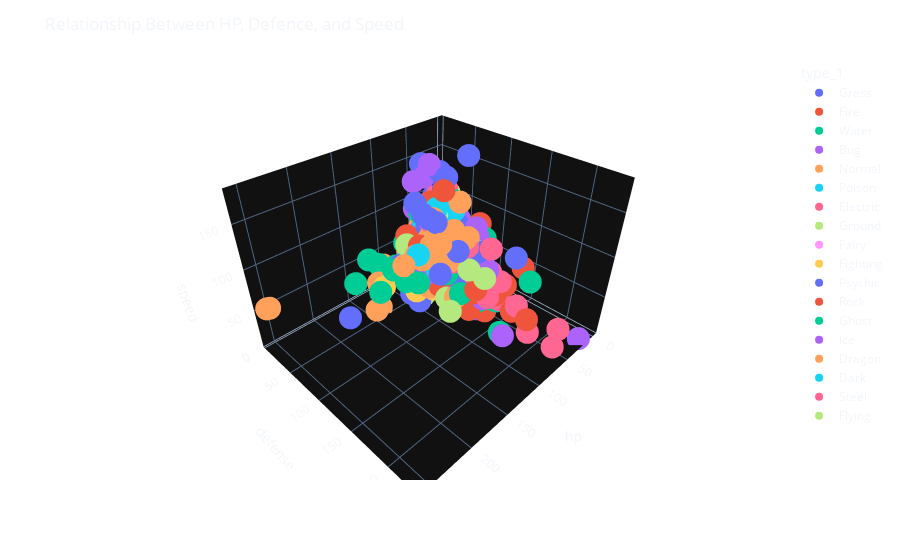

Source (notebook cell):
### Markdown cell above
What about 3D plots?!

### Code cell
fig = px.scatter_3d(df, x='hp', y='defense', z='speed',
                    color='type_1')

fig.update_layout(
    template='plotly_dark',
    title='Relationship Between HP, Defence, and Speed',
    paper_bgcolor='rgba(0, 0, 0, 0)',
    plot_bgcolor='rgba(0, 0, 0, 0)'
)
fig.show()

### Figure 1 — Plotly figure (JSON) as saved in the notebook; plotly's stock layout.template omitted (floating-point values rounded to 4 significant figures)
{"data": [{"hovertemplate": "type_1=Grass<br>hp=%{x}<br>defense=%{y}<br>speed=%{z}<extra></extra>", "legendgroup": "Grass", "marker": {"color": "#636efa", "symbol": "circle"}, "mode": "markers", "name": "Grass", "scene": "scene", "showlegend": true, "type": "scatter3d", "x": [45, 60, 80, 80, 45, 60, 75, 50, 65, 80, 60, 95, 65, 45, 60, 80, 75, 35, 55, 75, 30, 75, 40, 50, 70, 70, 40, 70, 90, 60, 60, 50, 50, 70, 99, 55, 75, 95, 40, 60, 45, 70, 74, 60, 90, 90, 100, 65, 100, 100, 45, 60, 75, 50, 75, 40, 60, 45, 70, 75, 69, 114, 44, 74, 91, 56, 61, 88, 66, 123], "y": [49, 63, 83, 123, 55, 70, 85, 35, 50, 65, 80, 85, 115, 65, 80, 100, 95, 40, 50, 70, 30, 55, 35, 45, 65, 75, 50, 40, 60, 60, 80, 45, 40, 60, 83, 64, 85, 105, 35, 65, 45, 70, 72, 50, 75, 105, 125, 130, 100, 75, 55, 75, 95, 48, 63, 60, 85, 50, 75, 67, 45, 70, 91, 131, 72, 65, 95, 122, 48, 62], "z": [45, 60, 80, 80, 30, 40, 50, 40, 55, 70, 40, 55, 60, 45, 60, 80, 50, 50, 80, 110, 30, 30, 70, 95, 120, 145, 30, 60, 80, 35, 70, 65, 35, 55, 51, 31, 36, 56, 55, 90, 35, 85, 46, 40, 60, 30, 50, 95, 100, 127, 63, 83, 113, 64, 101, 66, 116, 30, 90, 60, 15, 30, 10, 20, 108, 38, 57, 64, 52, 68]}, {"hovertemplate": "type_1=Fire<br>hp=%{x}<br>defense=%{y}<br>speed=%{z}<extra></extra>", "legendgroup": "Fire", "marker": {"color": "#EF553B", "symbol": "circle"}, "mode": "markers", "name": "Fire", "scene": "scene", "showlegend": true, "type": "scatter3d", "x": [39, 58, 78, 78, 78, 38, 73, 55, 90, 50, 65, 65, 65, 90, 39, 58, 78, 40, 50, 45, 115, 106, 45, 60, 80, 80, 60, 70, 70, 70, 44, 64, 76, 75, 91, 65, 90, 110, 50, 75, 70, 105, 105, 85, 40, 59, 75, 62, 78, 62, 86, 80], "y": [43, 58, 78, 111, 78, 40, 75, 45, 80, 55, 70, 57, 60, 90, 43, 58, 78, 40, 120, 37, 85, 90, 40, 60, 70, 80, 40, 70, 100, 140, 44, 52, 71, 67, 106, 45, 55, 65, 48, 63, 45, 55, 105, 66, 40, 58, 72, 55, 71, 58, 72, 120], "z": [65, 80, 100, 100, 100, 65, 100, 60, 95, 90, 105, 93, 65, 90, 65, 80, 100, 20, 30, 83, 100, 90, 45, 55, 80, 100, 35, 40, 20, 20, 61, 81, 108, 83, 77, 45, 55, 65, 64, 101, 50, 95, 55, 65, 60, 73, 104, 84, 126, 72, 106, 70]}, {"hovertemplate": "type_1=Water<br>hp=%{x}<br>defense=%{y}<br>speed=%{z}<extra></extra>", "legendgroup": "Water", "marker": {"color": "#00cc96", "symbol": "circle"}, "mode": "markers", "name": "Water", "scene": "scene", "showlegend": true, "type": "scatter3d", "x": [44, 59, 79, 79, 50, 80, 40, 65, 90, 40, 80, 90, 95, 95, 65, 90, 30, 50, 30, 55, 30, 55, 45, 80, 30, 60, 20, 95, 95, 130, 130, 50, 65, 85, 75, 125, 70, 100, 90, 55, 95, 95, 65, 55, 35, 75, 65, 75, 100, 50, 70, 100, 100, 40, 60, 80, 40, 60, 45, 70, 70, 130, 170, 50, 110, 43, 63, 20, 95, 35, 55, 55, 100, 43, 100, 100, 53, 64, 84, 55, 85, 76, 111, 49, 69, 45, 90, 80, 100, 55, 75, 95, 50, 75, 50, 75, 105, 70, 54, 74, 62, 75, 55, 100, 165, 91, 91, 41, 54, 72, 50, 71], "y": [65, 80, 100, 120, 48, 78, 40, 65, 95, 35, 65, 65, 110, 180, 55, 80, 100, 180, 90, 115, 70, 95, 60, 65, 55, 85, 55, 79, 109, 80, 60, 64, 80, 100, 38, 58, 50, 80, 75, 45, 85, 80, 75, 85, 35, 75, 70, 95, 115, 50, 70, 90, 110, 30, 50, 70, 30, 100, 20, 40, 70, 35, 45, 43, 73, 65, 85, 20, 79, 85, 105, 105, 130, 55, 90, 90, 53, 68, 88, 35, 55, 48, 68, 56, 76, 50, 100, 80, 100, 45, 60, 85, 48, 63, 40, 55, 75, 65, 103, 133, 50, 63, 50, 70, 80, 90, 90, 40, 52, 67, 62, 88], "z": [43, 58, 78, 78, 55, 85, 90, 90, 70, 70, 100, 15, 30, 30, 45, 70, 40, 70, 50, 75, 60, 85, 63, 68, 85, 115, 80, 81, 81, 60, 65, 43, 58, 78, 67, 67, 40, 50, 70, 15, 35, 30, 85, 35, 65, 45, 70, 85, 85, 40, 50, 60, 70, 30, 50, 70, 85, 65, 65, 95, 105, 60, 60, 60, 60, 35, 55, 80, 81, 32, 52, 52, 55, 97, 90, 90, 40, 50, 60, 85, 115, 34, 39, 66, 91, 50, 100, 80, 100, 45, 60, 70, 64, 101, 64, 69, 74, 98, 22, 32, 55, 98, 40, 60, 65, 108, 108, 71, 97, 122, 44, 59]}, {"hovertemplate": "type_1=Bug<br>hp=%{x}<br>defense=%{y}<br>speed=%{z}<extra></extra>", "legendgroup": "Bug", "marker": {"color": "#ab63fa", "symbol": "circle"}, "mode": "markers", "name": "Bug", "scene": "scene", "showlegend": true, "type": "scatter3d", "x": [45, 50, 60, 40, 45, 65, 65, 35, 60, 60, 70, 70, 65, 65, 40, 55, 40, 70, 65, 50, 75, 70, 70, 20, 80, 80, 45, 50, 60, 50, 60, 40, 70, 31, 61, 1, 65, 65, 37, 77, 40, 60, 60, 60, 70, 30, 70, 86, 45, 55, 75, 30, 40, 60, 50, 70, 50, 70, 50, 70, 50, 80, 58, 55, 85, 71, 38, 45, 80], "y": [35, 55, 50, 30, 50, 40, 40, 55, 80, 50, 60, 80, 100, 120, 30, 50, 40, 70, 45, 90, 140, 100, 140, 230, 75, 115, 35, 55, 50, 55, 70, 32, 62, 90, 45, 45, 55, 55, 41, 51, 45, 85, 105, 95, 50, 42, 102, 86, 70, 90, 80, 59, 99, 89, 85, 125, 45, 105, 50, 60, 85, 40, 112, 55, 65, 95, 40, 60, 50], "z": [45, 30, 70, 50, 35, 75, 145, 25, 30, 45, 90, 105, 85, 105, 55, 85, 30, 40, 95, 15, 40, 65, 75, 5, 85, 75, 20, 15, 65, 15, 65, 65, 60, 40, 160, 40, 85, 85, 25, 65, 36, 36, 36, 36, 66, 70, 40, 95, 42, 42, 92, 57, 47, 112, 55, 45, 60, 20, 65, 108, 25, 145, 109, 60, 100, 99, 35, 29, 89]}, {"hovertemplate": "type_1=Normal<br>hp=%{x}<br>defense=%{y}<br>speed=%{z}<extra></extra>", "legendgroup": "Normal", "marker": {"color": "#FFA15A", "symbol": "circle"}, "mode": "markers", "name": "Normal", "scene": "scene", "showlegend": true, "type": "scatter3d", "x": [40, 63, 83, 83, 30, 55, 40, 65, 115, 140, 40, 65, 52, 35, 60, 90, 250, 105, 105, 75, 48, 55, 65, 160, 35, 85, 60, 100, 90, 55, 70, 100, 60, 90, 85, 73, 55, 95, 255, 38, 78, 40, 60, 60, 80, 150, 64, 84, 104, 50, 50, 70, 60, 45, 73, 70, 60, 40, 55, 85, 59, 79, 75, 55, 65, 65, 49, 71, 100, 76, 135, 110, 85, 110, 120, 45, 60, 45, 65, 85, 50, 62, 80, 103, 103, 55, 75, 60, 80, 95, 70, 100, 100, 100, 38, 85, 45, 75], "y": [40, 55, 75, 80, 35, 60, 30, 65, 20, 45, 35, 60, 55, 45, 70, 75, 5, 80, 100, 95, 48, 50, 70, 65, 34, 64, 30, 50, 15, 55, 65, 70, 50, 75, 90, 62, 35, 105, 10, 41, 61, 30, 60, 60, 80, 100, 23, 43, 63, 40, 45, 65, 60, 60, 60, 70, 70, 30, 50, 70, 40, 60, 66, 44, 84, 94, 42, 64, 5, 45, 40, 95, 70, 110, 120, 39, 69, 45, 65, 90, 50, 62, 80, 86, 126, 40, 60, 50, 70, 95, 50, 75, 77, 90, 38, 77, 43, 60], "z": [56, 71, 101, 121, 72, 97, 70, 100, 20, 45, 90, 115, 60, 75, 100, 30, 50, 90, 100, 110, 48, 55, 40, 30, 20, 90, 50, 70, 15, 85, 85, 45, 40, 55, 60, 85, 75, 100, 55, 60, 100, 85, 125, 30, 90, 100, 28, 48, 68, 20, 50, 70, 60, 50, 90, 70, 40, 60, 80, 100, 31, 71, 115, 85, 105, 135, 85, 112, 30, 91, 5, 50, 90, 100, 120, 42, 77, 55, 60, 80, 43, 65, 93, 50, 50, 75, 115, 75, 95, 55, 60, 80, 90, 128, 57, 78, 62, 102]}, {"hovertemplate": "type_1=Poison<br>hp=%{x}<br>defense=%{y}<br>speed=%{z}<extra></extra>", "legendgroup": "Poison", "marker": {"color": "#19d3f3", "symbol": "circle"}, "mode": "markers", "name": "Poison", "scene": "scene", "showlegend": true, "type": "scatter3d", "x": [35, 60, 55, 70, 90, 46, 61, 81, 40, 75, 80, 105, 40, 65, 85, 70, 100, 73, 63, 103, 40, 70, 48, 83, 50, 80, 50, 65], "y": [44, 69, 52, 67, 87, 40, 57, 77, 35, 70, 50, 75, 95, 120, 80, 53, 83, 60, 47, 67, 90, 110, 40, 65, 62, 82, 60, 90], "z": [55, 80, 41, 56, 76, 50, 65, 85, 55, 90, 25, 50, 35, 60, 130, 40, 55, 65, 74, 84, 65, 95, 50, 85, 65, 75, 30, 44]}, {"hovertemplate": "type_1=Electric<br>hp=%{x}<br>defense=%{y}<br>speed=%{z}<extra></extra>", "legendgroup": "Electric", "marker": {"color": "#FF6692", "symbol": "circle"}, "mode": "markers", "name": "Electric", "scene": "scene", "showlegend": true, "type": "scatter3d", "x": [35, 60, 25, 50, 40, 60, 65, 65, 90, 20, 55, 70, 90, 90, 45, 90, 40, 70, 70, 60, 60, 45, 60, 80, 60, 70, 75, 50, 50, 50, 50, 50, 50, 45, 75, 55, 35, 65, 85, 79, 79, 44, 62, 67], "y": [40, 55, 70, 95, 50, 70, 57, 60, 85, 15, 40, 55, 85, 105, 37, 75, 40, 60, 80, 40, 50, 34, 49, 79, 70, 115, 67, 77, 107, 107, 107, 107, 107, 32, 63, 60, 40, 70, 80, 70, 70, 33, 52, 57], "z": [90, 110, 45, 70, 100, 140, 105, 130, 100, 60, 35, 45, 55, 45, 95, 115, 65, 105, 135, 95, 95, 45, 60, 70, 95, 60, 95, 91, 86, 86, 86, 86, 86, 76, 116, 103, 60, 40, 50, 111, 101, 70, 109, 101]}, {"hovertemplate": "type_1=Ground<br>hp=%{x}<br>defense=%{y}<br>speed=%{z}<extra></extra>", "legendgroup": "Ground", "marker": {"color": "#B6E880", "symbol": "circle"}, "mode": "markers", "name": "Ground", "scene": "scene", "showlegend": true, "type": "scatter3d", "x": [50, 75, 10, 35, 50, 60, 80, 105, 65, 90, 90, 45, 50, 80, 40, 60, 100, 100, 68, 108, 115, 75, 60, 110, 50, 60, 95, 109, 59, 89, 89, 89], "y": [85, 110, 25, 50, 95, 110, 95, 120, 105, 60, 120, 45, 50, 80, 55, 105, 140, 160, 78, 118, 130, 125, 40, 60, 35, 45, 80, 84, 50, 80, 90, 90], "z": [40, 65, 95, 120, 35, 45, 25, 40, 85, 40, 50, 10, 70, 100, 55, 75, 90, 90, 32, 47, 40, 95, 68, 88, 65, 74, 92, 32, 35, 55, 101, 91]}, {"hovertemplate": "type_1=Fairy<br>hp=%{x}<br>defense=%{y}<br>speed=%{z}<extra></extra>", "legendgroup": "Fairy", "marker": {"color": "#FF97FF", "symbol": "circle"}, "mode": "markers", "name": "Fairy", "scene": "scene", "showlegend": true, "type": "scatter3d", "x": [70, 95, 50, 35, 55, 60, 90, 85, 44, 54, 78, 78, 101, 62, 82, 95, 126], "y": [48, 73, 28, 65, 85, 50, 75, 95, 39, 47, 68, 60, 72, 66, 86, 65, 95], "z": [35, 60, 15, 20, 40, 30, 45, 80, 42, 52, 75, 23, 29, 49, 72, 60, 99]}, {"hovertemplate": "type_1=Fighting<br>hp=%{x}<br>defense=%{y}<br>speed=%{z}<extra></extra>", "legendgroup": "Fighting", "marker": {"color": "#FECB52", "symbol": "circle"}, "mode": "markers", "name": "Fighting", "scene": "scene", "showlegend": true, "type": "scatter3d", "x": [40, 65, 70, 80, 90, 50, 50, 35, 50, 72, 144, 30, 60, 60, 40, 70, 70, 75, 85, 105, 120, 75, 45, 65, 67, 95, 78], "y": [35, 60, 50, 70, 80, 53, 79, 35, 95, 30, 60, 55, 75, 85, 40, 70, 88, 55, 85, 95, 85, 75, 50, 60, 62, 78, 75], "z": [70, 95, 35, 45, 55, 87, 76, 35, 70, 25, 50, 60, 80, 100, 60, 90, 112, 35, 40, 45, 45, 85, 65, 105, 43, 58, 118]}, {"hovertemplate": "type_1=Psychic<br>hp=%{x}<br>defense=%{y}<br>speed=%{z}<extra></extra>", "legendgroup": "Psychic", "marker": {"color": "#636efa", "symbol": "circle"}, "mode": "markers", "name": "Psychic", "scene": "scene", "showlegend": true, "type": "scatter3d", "x": [25, 40, 55, 55, 60, 85, 40, 106, 106, 106, 100, 40, 65, 65, 48, 190, 106, 100, 28, 38, 68, 68, 60, 80, 65, 95, 50, 50, 50, 50, 45, 20, 68, 68, 75, 80, 75, 120, 100, 76, 116, 55, 67, 72, 45, 60, 70, 45, 65, 110, 55, 75, 62, 74, 74, 80, 80], "y": [15, 30, 45, 65, 45, 70, 65, 90, 100, 70, 100, 45, 70, 60, 48, 58, 130, 100, 25, 35, 65, 65, 35, 65, 70, 48, 50, 20, 160, 90, 50, 45, 65, 95, 130, 105, 70, 120, 100, 45, 85, 43, 55, 80, 50, 70, 95, 40, 50, 75, 55, 75, 54, 76, 76, 60, 60], "z": [90, 105, 120, 150, 42, 67, 90, 130, 130, 140, 100, 70, 95, 110, 48, 33, 110, 100, 40, 50, 80, 100, 60, 80, 65, 23, 150, 150, 90, 180, 45, 60, 80, 110, 95, 80, 115, 85, 100, 24, 29, 72, 114, 97, 45, 55, 65, 20, 30, 30, 30, 40, 68, 104, 104, 70, 80]}, {"hovertemplate": "type_1=Rock<br>hp=%{x}<br>defense=%{y}<br>speed=%{z}<extra></extra>", "legendgroup": "Rock", "marker": {"color": "#EF553B", "symbol": "circle"}, "mode": "markers", "name": "Rock", "scene": "scene", "showlegend": true, "type": "scatter3d", "x": [40, 55, 80, 35, 35, 70, 30, 60, 80, 80, 70, 50, 70, 100, 100, 30, 70, 70, 66, 86, 45, 75, 80, 67, 97, 30, 60, 50, 60, 55, 70, 85, 55, 75, 91, 42, 72, 58, 82, 77, 123, 50, 50, 50], "y": [100, 115, 130, 160, 100, 125, 90, 105, 65, 85, 115, 50, 70, 110, 150, 135, 65, 85, 77, 97, 50, 100, 200, 40, 60, 118, 168, 95, 145, 85, 105, 130, 45, 65, 90, 67, 115, 77, 119, 50, 72, 150, 150, 110], "z": [20, 35, 45, 70, 35, 55, 55, 80, 130, 150, 30, 41, 51, 61, 71, 30, 70, 70, 23, 43, 75, 45, 50, 58, 58, 30, 30, 10, 40, 15, 20, 25, 70, 110, 108, 50, 68, 48, 71, 46, 58, 50, 50, 110]}, {"hovertemplate": "type_1=Ghost<br>hp=%{x}<br>defense=%{y}<br>speed=%{z}<extra></extra>", "legendgroup": "Ghost", "marker": {"color": "#00cc96", "symbol": "circle"}, "mode": "markers", "name": "Ghost", "scene": "scene", "showlegend": true, "type": "scatter3d", "x": [30, 45, 60, 60, 60, 44, 64, 64, 20, 40, 90, 150, 60, 50, 45, 150, 150, 38, 58, 50, 60, 60, 43, 85, 49, 44, 54, 59, 65, 55, 75, 85], "y": [30, 45, 60, 80, 60, 35, 65, 75, 90, 130, 34, 44, 60, 108, 135, 120, 100, 85, 145, 55, 60, 90, 48, 76, 70, 70, 70, 70, 122, 122, 122, 122], "z": [80, 95, 110, 130, 85, 45, 65, 75, 25, 25, 70, 80, 105, 35, 45, 90, 90, 30, 30, 20, 55, 80, 38, 56, 51, 56, 46, 41, 84, 99, 69, 54]}, {"hovertemplate": "type_1=Ice<br>hp=%{x}<br>defense=%{y}<br>speed=%{z}<extra></extra>", "legendgroup": "Ice", "marker": {"color": "#ab63fa", "symbol": "circle"}, "mode": "markers", "name": "Ice", "scene": "scene", "showlegend": true, "type": "scatter3d", "x": [65, 90, 50, 100, 45, 45, 50, 80, 80, 70, 90, 110, 80, 65, 110, 70, 36, 51, 71, 55, 95, 70, 55, 95], "y": [35, 100, 40, 80, 45, 15, 50, 80, 80, 50, 70, 90, 100, 110, 80, 70, 50, 65, 85, 40, 80, 30, 85, 184], "z": [95, 85, 50, 50, 75, 65, 50, 80, 100, 25, 45, 65, 50, 65, 80, 110, 44, 59, 79, 40, 50, 105, 28, 28]}, {"hovertemplate": "type_1=Dragon<br>hp=%{x}<br>defense=%{y}<br>speed=%{z}<extra></extra>", "legendgroup": "Dragon", "marker": {"color": "#FFA15A", "symbol": "circle"}, "mode": "markers", "name": "Dragon", "scene": "scene", "showlegend": true, "type": "scatter3d", "x": [41, 61, 91, 75, 75, 45, 65, 95, 95, 80, 80, 80, 80, 105, 105, 58, 68, 108, 108, 46, 66, 76, 77, 100, 100, 125, 125, 125, 45, 68, 90, 108], "y": [45, 65, 95, 90, 110, 60, 100, 80, 130, 90, 120, 80, 100, 90, 100, 45, 65, 95, 115, 60, 70, 90, 90, 100, 120, 90, 100, 90, 35, 53, 70, 121], "z": [50, 70, 80, 80, 80, 50, 50, 100, 120, 110, 110, 110, 110, 95, 115, 42, 82, 102, 92, 57, 67, 97, 48, 90, 90, 95, 95, 95, 40, 60, 80, 95]}, {"hovertemplate": "type_1=Dark<br>hp=%{x}<br>defense=%{y}<br>speed=%{z}<extra></extra>", "legendgroup": "Dark", "marker": {"color": "#19d3f3", "symbol": "circle"}, "mode": "markers", "name": "Dark", "scene": "scene", "showlegend": true, "type": "scatter3d", "x": [95, 60, 55, 45, 75, 75, 35, 70, 50, 50, 65, 65, 100, 70, 70, 41, 64, 50, 65, 40, 60, 45, 65, 70, 110, 52, 72, 92, 53, 86, 126], "y": [110, 42, 55, 30, 50, 90, 35, 70, 75, 125, 60, 60, 52, 65, 90, 37, 50, 70, 115, 40, 60, 70, 100, 75, 105, 50, 70, 90, 53, 88, 95], "z": [65, 91, 115, 65, 95, 115, 35, 70, 50, 20, 75, 115, 71, 125, 125, 66, 106, 48, 58, 65, 105, 60, 70, 60, 80, 38, 58, 98, 45, 73, 99]}, {"hovertemplate": "type_1=Steel<br>hp=%{x}<br>defense=%{y}<br>speed=%{z}<extra></extra>", "legendgroup": "Steel", "marker": {"color": "#FF6692", "symbol": "circle"}, "mode": "markers", "name": "Steel", "scene": "scene", "showlegend": true, "type": "scatter3d", "x": [75, 75, 65, 50, 50, 50, 60, 70, 70, 40, 60, 80, 80, 80, 100, 57, 67, 100, 40, 60, 60, 91, 45, 59, 60, 60, 57], "y": [200, 230, 140, 85, 125, 100, 140, 180, 230, 80, 100, 130, 150, 150, 100, 86, 116, 120, 70, 95, 115, 129, 100, 150, 50, 150, 91], "z": [30, 30, 70, 50, 50, 30, 40, 50, 50, 30, 50, 70, 110, 50, 100, 23, 33, 90, 30, 50, 90, 108, 28, 35, 60, 60, 75]}, {"hovertemplate": "type_1=Flying<br>hp=%{x}<br>defense=%{y}<br>speed=%{z}<extra></extra>", "legendgroup": "Flying", "marker": {"color": "#B6E880", "symbol": "circle"}, "mode": "markers", "name": "Flying", "scene": "scene", "showlegend": true, "type": "scatter3d", "x": [79, 79, 40, 85], "y": [70, 80, 35, 80], "z": [111, 121, 55, 123]}], "layout": {"legend": {"title": {"text": "type_1"}, "tracegroupgap": 0}, "margin": {"t": 60}, "paper_bgcolor": "rgba(0, 0, 0, 0)", "plot_bgcolor": "rgba(0, 0, 0, 0)", "scene": {"domain": {"x": [0, 1], "y": [0, 1]}, "xaxis": {"title": {"text": "hp"}}, "yaxis": {"title": {"text": "defense"}}, "zaxis": {"title": {"text": "speed"}}}, "title": {"text": "Relationship Between HP, Defence, and Speed"}}}
